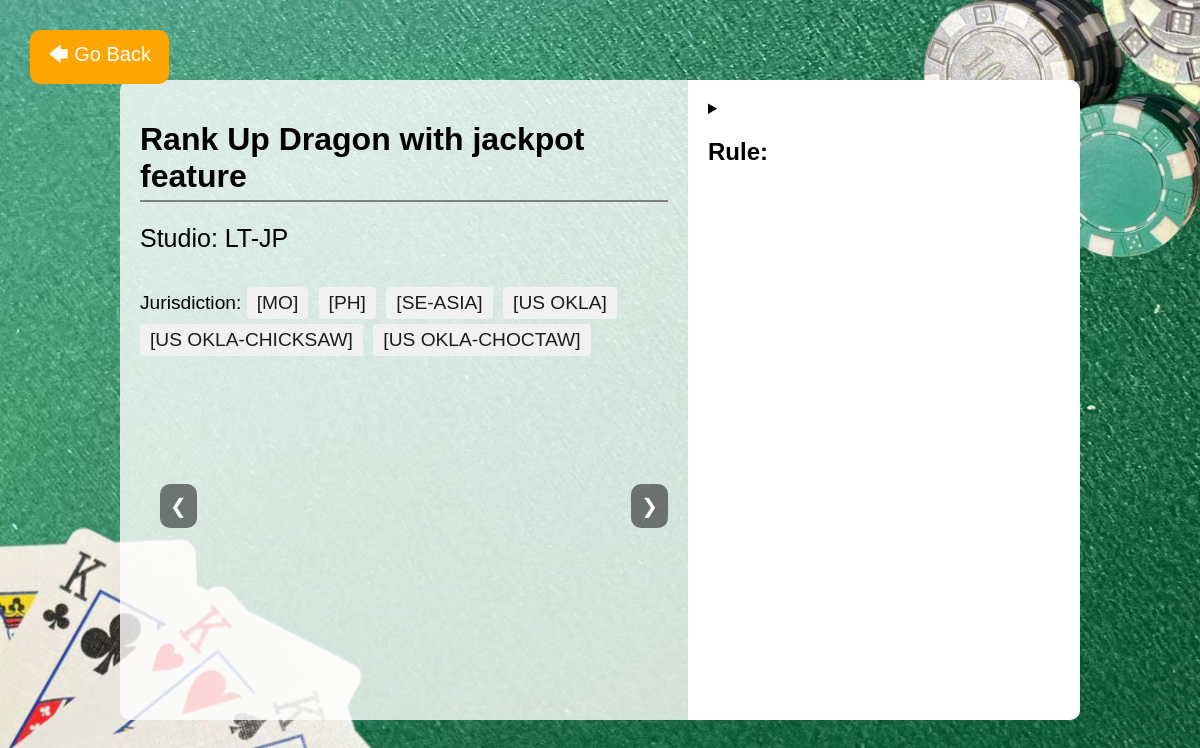
/31, run on the app's committed database.
### try/models.py (models this page shows, shortened)
class Game(models.Model):
    brand = models.CharField(max_length=100)
    name = models.CharField(max_length=100)
    rule = models.TextField()
    link = models.URLField(null=True, blank=True)
    TYPE_CHOICES = [
        ('ETG', 'ETG'),
        ('SLOT', 'Slot'),
    ]
    type = models.CharField(max_length=100, choices=TYPE_CHOICES, default='SLOT')

class Jurisdiction(models.Model):
    Jurisdiction_CHOICES = [
        ('MO', 'MACAU'),
        ('PH', 'PH-PAGCOR'),
        ('SE-ASIA', 'SE-asia'),
        ('US CA-TRIBAL', 'US CA-Tribal'),
        ('US FL-PARI', 'US FL-Pari'),
        ('US FL-SEMINOLE', 'US FL-Seminole'),
        ('US OKLA', 'US OKLA'),
        ('US OKLA-CHICKSAW', 'US OKLA-Chicksaw'),
        ('US OKLA-CHOCTAW', 'US OKLA-Choctaw'),
        ('US MISSISSPPI', 'US Mississppi'),
        ('US MS CHOCTAW', 'US MS Choctaw'),
        ('PUERTO RICO', 'Puerto Rico'),
        ('US ARKANSAS', 'US Arkansas'),
        ('US NORTH-DAKOTA', 'US North-Dakota'),
        ('US NEBRASKA', 'US Nebraska'),
    ]
    jurisdiction = models.CharField(max_length=100, choices=Jurisdiction_CHOICES)
    game = models.ForeignKey(Game, on_delete=models.CASCADE)

### try/views.py (the view)
# urls.py: path('<int:game_id>', game_detail_view, name='game_detail'),
def game_detail_view(request, game_id):
    game = get_object_or_404(Game, id=game_id)
    return render(request, 'game_detail1.html', {'game': game})

### templates/game_detail1.html (shortened to what this page needs)
<!DOCTYPE html>
{% block mymessage %}
<html lang="en">
<head>
</head>
<body>
    <div>
    <button id="goBackButton">🡄 Go Back</button>
    </div>
    <div class="container">
        <div class="left-side">
            <h1>{{ game.name }}</h1>
            <div class="title">Studio: {{ game.brand }}</div>
            <p>Jurisdiction:
                {% for jurisdiction in game.jurisdiction_set.all %}
                <span class="jurisdiction-tag">[{{ jurisdiction.jurisdiction }}]</span>
                {% endfor %}
            </p>
            <div class="carousel">
                <div class="carousel-track">
                    <div class="carousel-item">
                        <iframe style= "height: 500px"src="https://www.youtube.com/embed/8oXW11PuB0c?si=mkVDXMvXwwa0NHcd" frameborder="0" allow="accelerometer; autoplay; clipboard-write; encrypted-media; gyroscope; picture-in-picture" allowfullscreen></iframe>
                    </div>
                </div>
                <div class="carousel-nav">
                    <button class="carousel-button" id="prevButton">❮</button>
                    <button class="carousel-button" id="nextButton">❯</button>
                </div>
            </div>
        </div>
        <div class="right-side">
            <details>
                <summary><h2>Rule:</h2></summary>
            </details>
        </div>
    </div>
</body>
</html>
{% endblock %}

### templates/game_detail1.html (style rules this page uses)
button { background-color:orange; border-radius: 10px; border-color:transparent; color: white; padding: 8px 16px; text-align: center; text-decoration: none; display: inline-block; font-size: 20px; margin: -50px 0px 10px 20px; transition-duration: 0.4s; cursor: pointer; }
body { margin: 0; padding: 0; font-family: Arial, sans-serif; background-size: cover; background-position: center; display: flex; justify-content: center; align-items: center; height: 100vh; background-image: url("media/background.jpg"); }
h1 { width: 100%; padding-bottom: 5px; border-bottom: 2px solid grey; }
.container { width: 80%; height: 80%; background: rgba(255, 255, 255, 0.8); display: flex; border-radius: 10px; overflow: hidden; }
.left-side, .right-side { padding: 20px; }
.left-side { width: 60%; display: flex; flex-direction: column; }
.right-side { width: 40%; background: #fff; overflow-y: auto; }
.title { font-size: 25px; margin-bottom: 15px; }
.carousel { flex-grow: 1; display: flex; align-items: center; overflow: hidden; position: relative; }
.carousel-track { display: flex; transition: transform 0.5s ease; }
.carousel-item { min-width: 100%; box-sizing: border-box; }
.carousel img, .carousel iframe { width: 100%; border-radius: 10px; }
.carousel-nav { position: absolute; top: 50%; width: 100%; display: flex; justify-content: space-between; transform: translateY(-50%); }
.carousel-button { background: rgba(0, 0, 0, 0.5); border: none; color: white; padding: 10px; cursor: pointer; }
#goBackButton { position: fixed; top: 80px; left: 10px; }
p { font-size: 1.2rem; margin-bottom: 10px; }
.jurisdiction-tag { display: inline-block; background-color: #f1f1f1; color: #1c1c1c; padding: 5px 10px; border-radius: 4px; margin-right: 5px; margin-bottom: 5px; }

### data on the page
Game: name "Rank Up Dragon with jackpot feature", brand "LT-JP"
Jurisdiction: jurisdiction "MO"
Jurisdiction: jurisdiction "PH"
Jurisdiction: jurisdiction "SE-ASIA"
Jurisdiction: jurisdiction "US OKLA"
Jurisdiction: jurisdiction "US OKLA-CHICKSAW"
Jurisdiction: jurisdiction "US OKLA-CHOCTAW"
